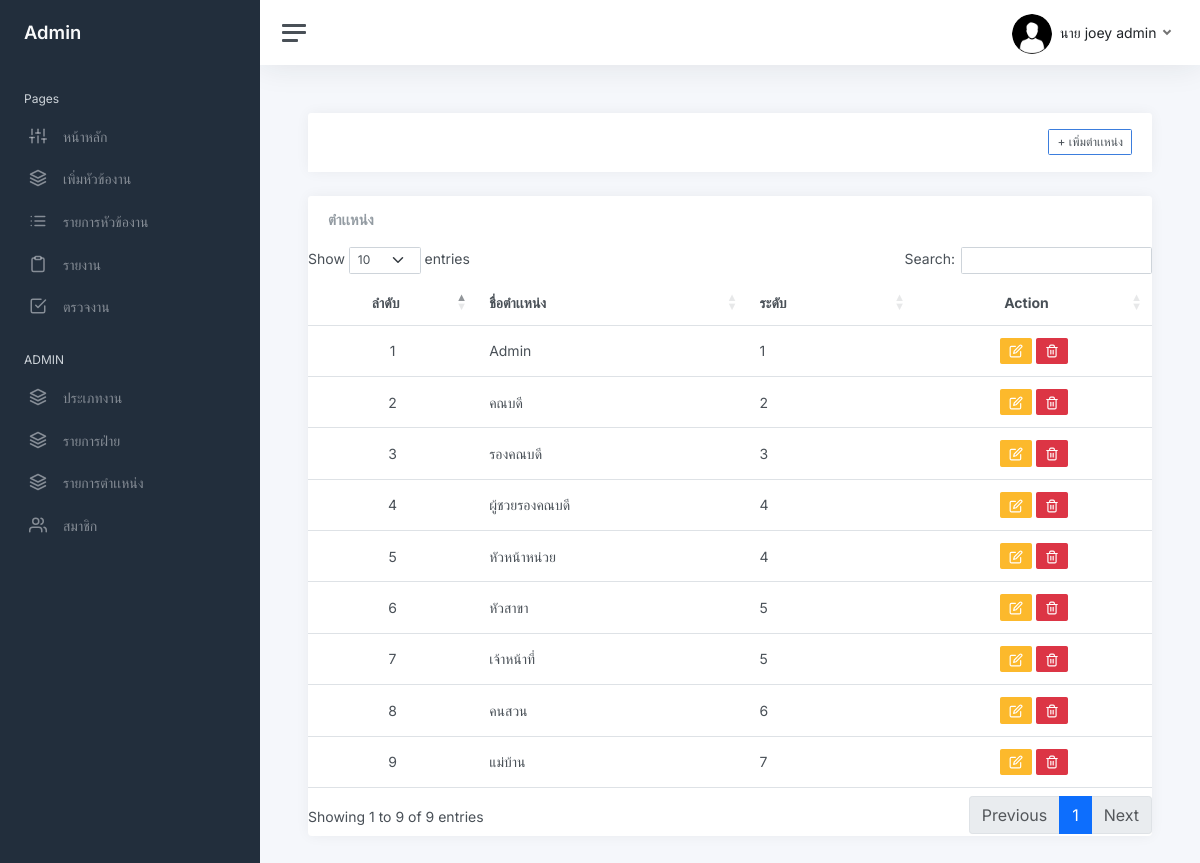
Page /position_list.php (signed in) on the committed database.
### tables this page shows
CREATE TABLE `user` (
  `user_id` int NOT NULL,
  `firstname` varchar(200) NOT NULL,
  `lastname` varchar(200) NOT NULL,
  `email` varchar(200) NOT NULL,
  `password` varchar(255) NOT NULL,
  `role_id` int DEFAULT NULL,
  `avatar` varchar(255) DEFAULT NULL,
  `date_created` timestamp NOT NULL DEFAULT CURRENT_TIMESTAMP ON UPDATE CURRENT_TIMESTAMP,
  `status_user` int NOT NULL,
  `tel` varchar(255) NOT NULL,
  `line_token` varchar(255) NOT NULL,
  `idcard` varchar(13) NOT NULL,
  `department_id` int NOT NULL,
  `shortname_id` int NOT NULL,
  `status_user2` int NOT NULL
);

CREATE TABLE `position` (
  `role_id` int NOT NULL,
  `position_name` varchar(200) NOT NULL,
  `level` int NOT NULL,
  `position_status` int NOT NULL
);

### funtion.php (called while the page is built, shortened)
<?php
    function showshortname($shortname){
        if($shortname =='1'){
            return "นาย";
        }elseif($shortname =='2'){
            return "นางสาว";
        } elseif($shortname =='9'){
            return "นาง";
        } elseif($shortname =='3'){
            return "ดร.";
        } elseif($shortname =='4'){
        return "ผศ.";
        } elseif($shortname =='5'){
            return "รศ.";
        } elseif($shortname =='6'){
            return "ศ.";
        } elseif($shortname =='7'){
            return "ผศ.ดร.";
        } elseif($shortname =='8'){
            return "ศ.ดร.";
        }elseif($shortname =='10'){
            return "อาจารย์";
        } elseif($shortname =='11'){
            return "Mr.";
        }elseif($shortname =='12'){
            return "Ms";
        }
    }
    ?>

### position_list.php (the view, shortened to what this page needs)
<?php
    require_once 'connect.php';
?>
<!DOCTYPE html>
<html lang="en">
<?php include "head.php"?>
<body>
<link rel="stylesheet" type="text/css" href="https://cdn.datatables.net/1.13.2/css/dataTables.bootstrap5.min.css"
<?php include "sidebar.php"?>
<form action="proc.php" method="post" class="form-horizontal" enctype="multipart/form-data">
    <main class="content">
        <div class="col-lg-12">
            <div class="card card-outline card-success">
                <div class="container-fluid p-0">
                    <div class="card-header">
                        <div class="d-flex flex-row-reverse bd-highligh">
                            <a class="btn btn-block btn-sm btn-default btn-flat border-primary" data-bs-toggle="modal" data-bs-target="#addposition" ><i class="fa fa-plus"></i> + เพิ่มตำเเหน่ง</a>
                        </div>
                    </div>
                </div>
            </div>
        </div>
                    <div class="card flex-fill">
                        <div class="card-header">
                            <h5 class="card-title mb-0">ตำเเหน่ง</h5>
                        </div>
                            <table class="table table-hover my-0" id="example">
                                <thead>
                                    <tr>
                                        <th class="text-center">ลำดับ</th>
                                        <th class="text-left">ชื่อตำเเหน่ง</th>
                                        <th class="text-left">ระดับ</th>
                                        <th class="text-center">Action</th>
                                    </tr>
                                </thead>
                                <tbody>
                                    <?php
                                        $i = 1;
                                        $sql = "SELECT * FROM position WHERE position_status = 1 ";
                                        $qry = $db->query($sql);
                                        $qry->execute();
                                        while ($row = $qry->fetch(PDO::FETCH_ASSOC)){
                                    ?>
                                        <tr>
                                            <td class="text-center"><?php echo $i++ ?></td>
                                            <td class="text-left"><?php echo $row['position_name'] ?></td>
                                            <td class="text-left"><?php echo $row['level'] ?></td>
                                            <td class="text-center">
                                                <a class="btn btn-warning btn-sm" title="เเก้ไขข้อมูลตำเเหน่ง" href="editposition.php?update_id=<?php echo $row['role_id']?>"><i  data-feather="edit"></i></a>
                                                <button class="btn btn-danger btn-sm deleteposition-btn" title="ลบข้อมูลตำเเหน่ง" data-role_id="<?php echo $row['role_id']?>" data-level="<?php echo $row['level']?>" ><i data-feather="trash-2"></i></button>
                                            </td>
                                        </tr>
                                    <?php } ?>
                                </tbody>
                            </table>
                    </div>
        </main>
</form>
    </body>
</html>

### sidebar.php (shortened to what this page needs)
<?php
include "head.php";
include "funtion.php";
		if (isset($_SESSION['user_login'])) {
			$user_id = $_SESSION['user_login'];
			$sql = "SELECT *,concat(firstname,' ',lastname) as name FROM user AS u  natural JOIN position  WHERE u.user_id = $user_id ";
			$stmt = $db->prepare($sql);
			$stmt->execute();
			$row = $stmt->fetch(PDO::FETCH_ASSOC);
		}
			$level = $row['level'];
			$where ='';
			$sql2 = "SELECT MAX(level) as maxlevel , MIN(level) as minlevel FROM user as u
			left join position as p ON u.role_id = p.role_id
			left join department as d on u.department_id = d.department_id   $where ";
			$stmt2 = $db->prepare($sql2);
			$stmt2->execute();
			$row2 = $stmt2->fetch(PDO::FETCH_ASSOC);
			$maxlevel = $row2['maxlevel'];
?>
<div class="wrapper">
		<nav id="sidebar" class="sidebar js-sidebar">
			<div class="sidebar-content js-simplebar">
				<a class="sidebar-brand" href="index.php">
				<?php if($level <= 2): ?>
				<span class="align-middle">Admin <?php ?></span>
				<?php else: ?>
					<span class="align-middle">user <?php/*  echo $row['firstname']  */?></span>
					<?php endif; ?>
				</a>
				<ul class="sidebar-nav">
					<li class="sidebar-header">
						Pages
					</li>
					<li class="sidebar-item">
						<a class="sidebar-link" href="index.php">
              <i class="align-middle" data-feather="sliders"></i> <span class="align-middle">หน้าหลัก</span>
            </a>
					</li>
					<?php if($level != $maxlevel): ?>
					<li class="sidebar-item">
						<a data-bs-target="#maps" data-bs-toggle="collapse" class="sidebar-link collapsed" aria-expanded="false">
							<i class="align-middle" data-feather="layers"></i>
							 <span class="align-middle">
								เพิ่มหัวข้องาน
							</span>
						</a>
					</li>
					<?php endif; ?>
					<li class="sidebar-item">
						<a data-bs-target="#project_list" data-bs-toggle="collapse" class="sidebar-link collapsed" aria-expanded="false">
							<i class="align-middle" data-feather="list"></i>
							 <span class="align-middle">
							 รายการหัวข้องาน
							</span>
						</a>
					</li>
			<li class="sidebar-item">
				<a data-bs-target="#report" data-bs-toggle="collapse" class="sidebar-link collapsed" aria-expanded="false">
					<i class="align-middle" data-feather="clipboard"></i>
						<span class="align-middle">
						รายงาน
					</span>
				</a>
			</li>
					<?php if($level != $maxlevel): ?>
					<li class="sidebar-item">
						<a class="sidebar-link" href="checktask_list.php">
              <i class="align-middle" data-feather="check-square"></i> <span class="align-middle">ตรวจงาน</span>
            </a>
			<?php endif; ?>
					</li>
					<?php if(($level <= 2) ): ?>
					<li class="sidebar-header">
						ADMIN
					</li>
					<?php elseif($level == 2): ?>
					<li class="sidebar-header">
						USER
					</li>
					<?php endif; ?>
					<?php if($level <=2): ?>
						<li class="sidebar-item">
							<a class="sidebar-link"  href="jobtype_list.php">
				<i class="align-middle" data-feather="layers"></i> <span class="align-middle">ประเภทงาน</span>
							</a>
						<li class="sidebar-item">
							<a class="sidebar-link"  href="departmant_list.php">
				<i class="align-middle" data-feather="layers"></i> <span class="align-middle">รายการฝ่าย</span>
							</a>
						<li class="sidebar-item">
							<a class="sidebar-link"  href="position_list.php">
				<i class="align-middle" data-feather="layers"></i> <span class="align-middle">รายการตำเเหน่ง</span>
							</a>
					</li>
					<li class="sidebar-item">
						<a data-bs-target="#user" data-bs-toggle="collapse" class="sidebar-link collapsed" aria-expanded="false">
							<i class="align-middle" data-feather="users"></i>
							 <span class="align-middle">
								สมาชิก
							</span>
						</a>
					</li>
					<?php endif; ?>
				</ul>
			</div>
		</nav>
		<div class="main">
			<nav class="navbar navbar-expand navbar-light navbar-bg">
				<a class="sidebar-toggle js-sidebar-toggle">
          <i class="hamburger align-self-center"></i>
        </a>
				<div class="navbar-collapse collapse">
					<ul class="navbar-nav navbar-align">
							<a class="nav-link dropdown-toggle d-none d-sm-inline-block" href="#" data-bs-toggle="dropdown">
							<?php if($row['avatar'] !=""){?>
                				<img src="img/avatars/<?php echo $row['avatar'] ?>" class="avatar rounded-circle rounded me-1" alt="" > <span class="text-dark"> <?php echo $row['firstname'] . ' ' . $row['lastname'] ?></span>
							<?php }else{?>
								<img src="img/avatars/09.jpg" class="avatar rounded-circle rounded me-1" alt="" > <span class="text-dark"> <?php echo  showshortname($row['shortname_id']) . ' ' . $row['firstname'] . ' ' . $row['lastname'] ?></span>
 							<?php }?>
              				</a>
					</ul>
				</div>
			</nav>

### css/multi_select.css (style rules this page uses)
body { font-family: 'Courier New', Courier, monospace; font-size: 14px; }

### rows in the picture
user: shortname "นาย", firstname "joey", lastname "admin"
position: position_name "Admin", level "1"
position: position_name "คณบดี", level "2"
position: position_name "รองคณบดี", level "3"
position: position_name "ผู้ชวยรองคณบดี", level "4"
position: position_name "หัวหน้าหน่วย", level "4"
position: position_name "หัวสาขา", level "5"
position: position_name "เจ้าหน้าที่", level "5"
position: position_name "คนสวน", level "6"
position: position_name "แม่บ้าน", level "7"
